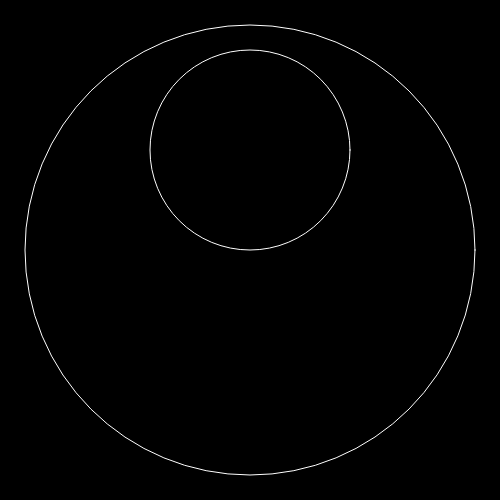
Frame 1 (no input)
Frame 60 (no input): identical to frame 1, image omitted
Frame 120 (the mouse pressed at the canvas centre since frame 60): identical to frame 1, image omitted

The p5.js sketch that drew this single still picture (run headless with seeded random() and noise() and a simulated clock; from frame 60 on, the mouse is pressed at the canvas centre):

// p5.js sketch
// ── sketch.js
function setup() {
  createCanvas(500, 500);
  background(0);
  //noLoop();
}

function draw() {
  background(0);
  fill(255, 0);
  stroke(255);
  ellipse(width/2, height/2, 450, 450,);
  ellipse(250, 150, 200, 200,);

}
